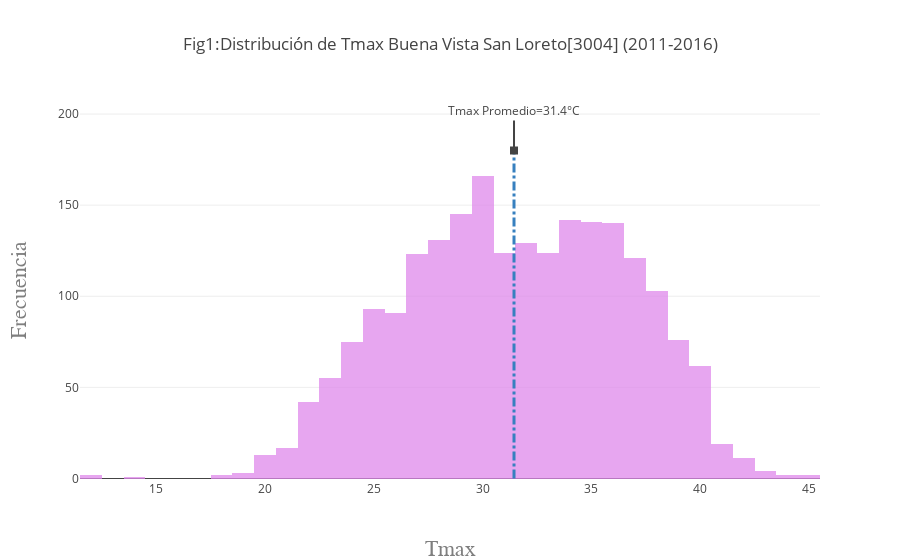

Notebook cell for this chart:
### Code cell
#Histograma 2011-2016

trace1 = go.Histogram(x=df3['Tmax'],
        nbinsx = 40,
        marker=dict(color='#df89eb'),
        opacity= 0.75)                      


data = [trace1]
layout = go.Layout(
    title='Fig1:Distribución de Tmax Buena Vista San Loreto[3004] (2011-2016)',
    xaxis=dict(
        title='Tmax',
        titlefont=dict(
            family='Calibri Light, monospace',
            size=22,
            color='#7f7f7f'
        )
    ),
    yaxis=dict(
        title='Frecuencia',
        titlefont=dict(
            family='Calibri Light, monospace',
            size=22,
            color='#7f7f7f'
        )
    ),
    #El promedio de la Temperatura máxima como referencia:
    shapes= [
        # Line Vertical
        {
            'type': 'line',
            'x0': 31.441130152848537,
            'y0': 0,
            'x1': 31.441130152848537,
            'y1': 180,
            'line': {
                'color': 'rgb(55, 128, 191)',
                'width': 3,
                'dash': 'dashdot',
            }
        }
    ],
    showlegend=False,
    annotations=[
        dict(
            x=31.441130152848537,
            y=180,
            xref='x',
            yref='y',
            text='Tmax Promedio=31.4°C',
            showarrow=True,
            arrowhead=7,
            ax=0,
            ay=-40
        )
    ]
)


#fig = go.Figure(data=data, layout=layout)

fig = go.Figure({
    'data': data,
    'layout': layout,
})

iplot({'data': data, 'layout': layout}, filename='timestamp-highlight')

### Figure 1 — Plotly figure (JSON) as saved in the notebook; plotly's stock layout.template omitted (floating-point values rounded to 4 significant figures; data arrays with more than 128 entries replaced by an {"elided": "..."} marker saying what was removed)
{"data": [{"marker": {"color": "#df89eb"}, "nbinsx": 40, "opacity": 0.75, "type": "histogram", "uid": "accd0a92-e441-11e8-afcc-f894c21c29c8", "x": {"elided": "2159 float values"}}], "layout": {"annotations": [{"arrowhead": 7, "ax": 0, "ay": -40, "showarrow": true, "text": "Tmax Promedio=31.4°C", "x": 31.44, "xref": "x", "y": 180, "yref": "y"}], "shapes": [{"line": {"color": "rgb(55, 128, 191)", "dash": "dashdot", "width": 3}, "type": "line", "x0": 31.44, "x1": 31.44, "y0": 0, "y1": 180}], "showlegend": false, "title": "Fig1:Distribución de Tmax Buena Vista San Loreto[3004] (2011-2016)", "xaxis": {"title": "Tmax", "titlefont": {"color": "#7f7f7f", "family": "Calibri Light, monospace", "size": 22}}, "yaxis": {"title": "Frecuencia", "titlefont": {"color": "#7f7f7f", "family": "Calibri Light, monospace", "size": 22}}}}
